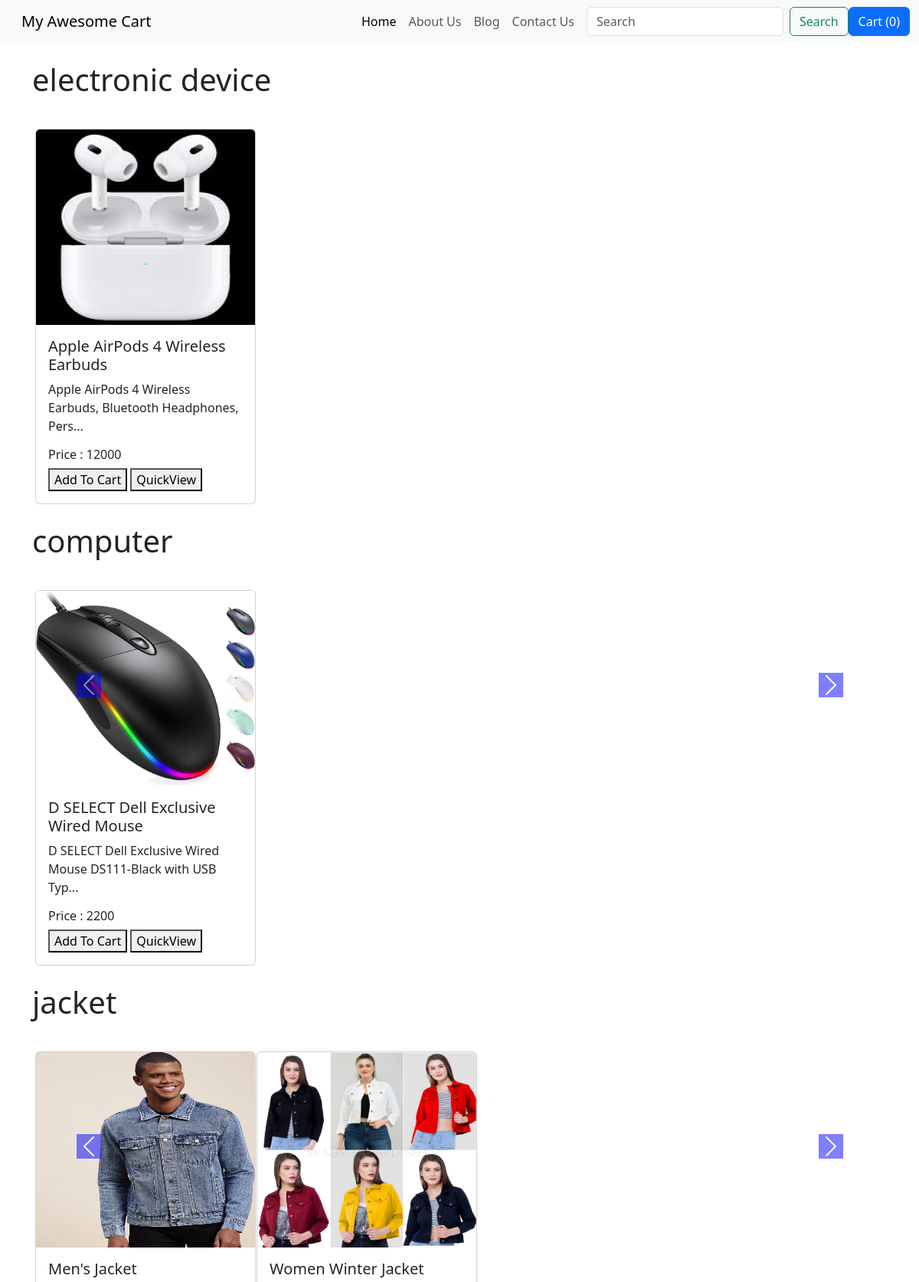
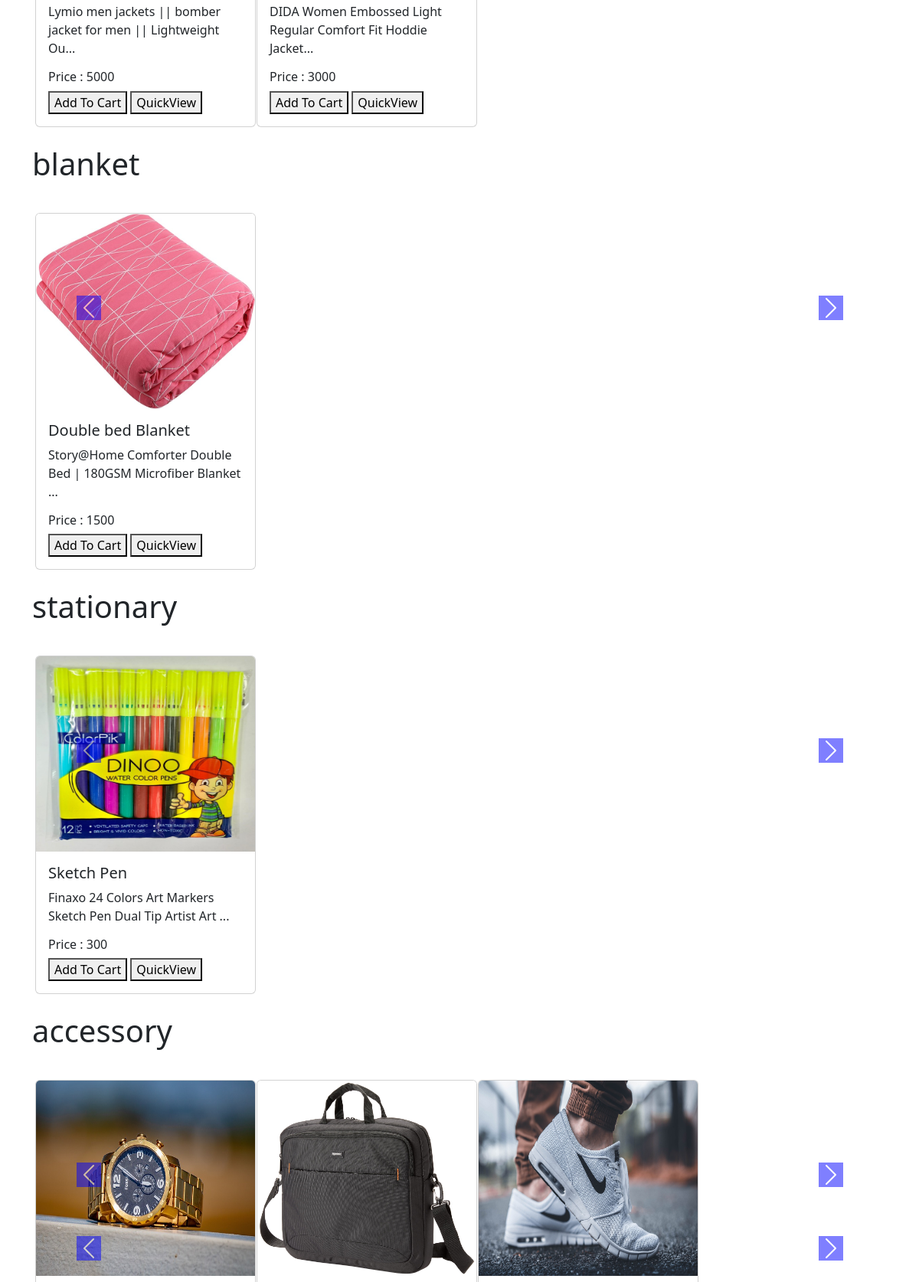
The app's page /shop/ (upper part) with its own data (2 pictures, top to bottom).
### shop/models.py (models this page shows, shortened)
class Product(models.Model):
    product_id = models.AutoField
    product_name = models.CharField(max_length=40)
    desc = models.CharField(max_length=300)
    pub_date = models.DateField()
    category = models.CharField(max_length=50,default="")
    subcategory = models.CharField(max_length=50,default="")
    price = models.IntegerField(default="0")
    image = models.ImageField(upload_to="shop/images",default="")

### shop/views.py (the view)
# urls.py: path("",views.index, name="blogHome"),
def index(request):
    allprods = []
    catprods = Product.objects.values('category','id')
    cats = {item['category'] for item in catprods}
    for cat in cats:
        prod = Product.objects.filter(category = cat)
        n = len(prod)
        nslides = n//3 + ceil((n/3)-(n//3))
        allprods.append([prod, range(1,nslides) , nslides])
    params = {'allprods' : allprods}
    return render(request,'shop/index.html',params)

### shop/templates/shop/index.html (shortened to what this page needs)
{% extends 'shop/basic.html' %}
{% block body %}
{% load static %}
<div class="container">
  {% for products, range, nslides in allprods %}
  <h1 class="my-4">{{products.0.category}}</h1>
  <div class="row">
    <div id="demo{{forloop.counter}}" class="col carousel slide my-3" data-bs-ride="carousel">
      <div class="container carousel-inner no-padding">
        <div class="carousel-item active">
          <div class="row">
            {% for i in products%}
            <div class="col-xs-3 col-sm-3 col-md-3">
              <div class="card align-items-center" style="width: 18rem;">
                <img src='/media/{{i.image}}' class="card-img-top" alt="...">
                <div class="card-body">
                  <h5 class="card-title" id="namepr{{i.id}}">{{i.product_name}}</h5>
                  <p class="card-text">{{i.desc|slice:"0:60"}}...</p>
                  <h6 class="card-title" >Price : <span id="pricepr{{i.id}}">{{i.price}}</span></h6>
                  <span id="divpr{{i.id}}" class="divpr">
                  <button id="pr{{i.id}}" class="cart" class="btn btn-primary">Add To Cart</button>
                </span>
                  <a href="/shop/products/{{i.id}}"><button id="qv{{i.id}}" class="cart" class="btn btn-primary">QuickView</button></a>
                </div>
              </div>
            </div>
            {% if forloop.counter|divisibleby:3 and forloop.counter > 0 and not forloop.last%}
          </div>
        </div>
        <div class="carousel-item ">
          {% endif %}
          {% endfor %}
        </div>
      </div>
    </div>
    <a href="#demo{{forloop.counter}}" data-bs-slide="prev" class="carousel-control-prev">
      <span class="carousel-control-prev-icon"></span>
    </a>
    <a href="#demo{{forloop.counter}}" data-bs-slide="next" class="carousel-control-next">
      <span class="carousel-control-next-icon"></span>
    </a>
    {% endfor %}
  </div>
</div>
{% endblock %}

### shop/templates/shop/basic.html (shortened to what this page needs)
<!DOCTYPE html>
<html lang="en">
<head>
  <link rel="stylesheet" href="https://cdn.jsdelivr.net/npm/bootstrap@5.3.3/dist/css/bootstrap.rtl.min.css"
>
</head>
<body>
  <nav class="navbar navbar-expand-lg bg-body-tertiary">
    <div class="container-fluid">
      <a class="navbar-brand" href="/shop">My Awesome Cart</a>
      <div class="collapse navbar-collapse" id="navbarSupportedContent">
        <ul class="navbar-nav me-auto mb-2 mb-lg-0">
          <li class="nav-item">
            <a class="nav-link active" aria-current="page" href="/shop">Home</a>
          </li>
          <li class="nav-item">
            <a class="nav-link" href="/shop/about">About Us</a>
          </li>
          <li class="nav-item">
            <a class="nav-link" href="/blog">Blog</a>
          </li>
          <li class="nav-item">
            <a class="nav-link" href="/shop/contact">Contact Us</a>
          </li>
        </ul>
        <form method='get' action='/shop/search/'
        class="d-flex" role="search">
          <input id="search"
          name = "search" class="form-control mx-2" type="search" placeholder="Search" aria-label="Search">
          <button class="btn btn-outline-success" type="submit">Search</button>
        </form>
        <a href="/shop/checkout" class="btn btn-primary">
          Cart (<span id="cart">0</span>)
        </a>
      </div>
    </div>
  </nav>
  {% block body %} {% endblock %}
</body>
</html>

### shop/templates/shop/index.html (style rules this page uses)
.col-md-3 { display: inline-block; margin-left: 4px; }
.col-md-3 img { width: 100%; height: 255px; }
.card-img, .card-img-bottom, .card-img-top { width: 100%; height: 255px; }
body .carousel-control-prev-icon, body .carousel-control-next-icon { background-color: blue; }
.carousel-control-prev, .carousel-control-next { top: auto; bottom: auto; padding-top: 220px; }
body .no-padding { padding-left: 0; padding-right: 0; }

### records on screen
Product: category "electronic device", image (picture), product_name "Apple AirPods 4 Wireless Earbuds", desc "Apple AirPods 4 Wireless Earbuds, Bluetooth Headphones, Pers", price "12000"
Product: category "computer", image (picture), product_name "D SELECT Dell Exclusive Wired Mouse", desc "D SELECT Dell Exclusive Wired Mouse DS111-Black with USB Typ", price "2200"
Product: category "jacket", image (picture), product_name "Men's Jacket", desc "Lymio men jackets || bomber jacket for men || Lightweight Ou", price "5000"
Product: image (picture), product_name "Women Winter Jacket", desc "DIDA Women Embossed Light Regular Comfort Fit Hoddie Jacket", price "3000"
Product: category "blanket", image (placeholder picture), product_name "Double bed Blanket", desc "Story@Home Comforter Double Bed | 180GSM Microfiber Blanket", price "1500"
Product: category "stationary", image (picture), product_name "Sketch Pen", desc "Finaxo 24 Colors Art Markers Sketch Pen Dual Tip Artist Art", price "300"
Product: category "accessory", image (picture)
Product: image (picture)
Product: image (picture)
